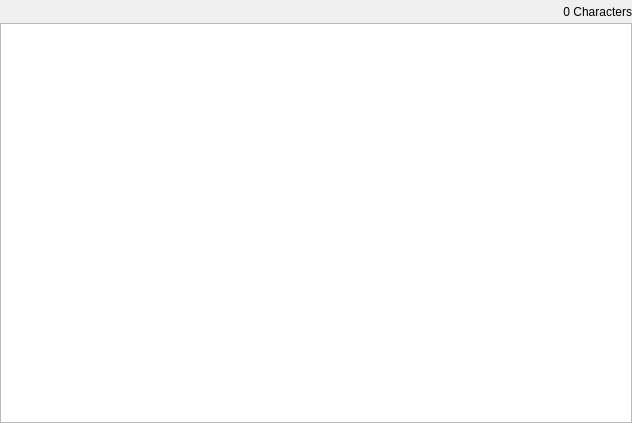
<?xml version="1.0" encoding="UTF-8"?>
<ui version="4.0">
 <class>LessonTextEditor</class>
 <widget class="QWidget" name="LessonTextEditor">
  <property name="geometry">
   <rect>
    <x>0</x>
    <y>0</y>
    <width>632</width>
    <height>423</height>
   </rect>
  </property>
  <property name="windowTitle">
   <string>Form</string>
  </property>
  <layout class="QVBoxLayout" name="verticalLayout">
   <property name="spacing">
    <number>0</number>
   </property>
   <property name="margin">
    <number>0</number>
   </property>
   <item>
    <layout class="QHBoxLayout" name="horizontalLayout">
     <property name="spacing">
      <number>0</number>
     </property>
     <property name="rightMargin">
      <number>0</number>
     </property>
     <item>
      <widget class="QToolButton" name="m_openTextFileButton">
       <property name="toolTip">
        <string>Open a text file...</string>
       </property>
       <property name="icon">
        <iconset theme="document-open">
         <normaloff/>
        </iconset>
       </property>
       <property name="autoRaise">
        <bool>true</bool>
       </property>
      </widget>
     </item>
     <item>
      <widget class="QToolButton" name="m_reformatLessonTextButton">
       <property name="toolTip">
        <string>Wrap lines automatically</string>
       </property>
       <property name="icon">
        <iconset theme="format-justify-fill">
         <normaloff/>
        </iconset>
       </property>
       <property name="autoRaise">
        <bool>true</bool>
       </property>
      </widget>
     </item>
     <item>
      <spacer name="horizontalSpacer">
       <property name="orientation">
        <enum>Qt::Horizontal</enum>
       </property>
       <property name="sizeHint" stdset="0">
        <size>
         <width>40</width>
         <height>20</height>
        </size>
       </property>
      </spacer>
     </item>
     <item>
      <widget class="QLabel" name="m_characterCountLabel">
       <property name="text">
        <string>0 Characters</string>
       </property>
       <property name="alignment">
        <set>Qt::AlignRight|Qt::AlignTrailing|Qt::AlignVCenter</set>
       </property>
      </widget>
     </item>
    </layout>
   </item>
   <item>
    <widget class="KTextEdit" name="m_lessonTextEdit">
     <property name="font">
      <font>
       <family>Monospace</family>
      </font>
     </property>
     <property name="lineWrapMode">
      <enum>QTextEdit::NoWrap</enum>
     </property>
    </widget>
   </item>
  </layout>
 </widget>
 <customwidgets>
  <customwidget>
   <class>KTextEdit</class>
   <extends>QTextEdit</extends>
   <header>ktextedit.h</header>
  </customwidget>
 </customwidgets>
 <tabstops>
  <tabstop>m_lessonTextEdit</tabstop>
  <tabstop>m_openTextFileButton</tabstop>
  <tabstop>m_reformatLessonTextButton</tabstop>
 </tabstops>
 <resources/>
 <connections/>
</ui>
